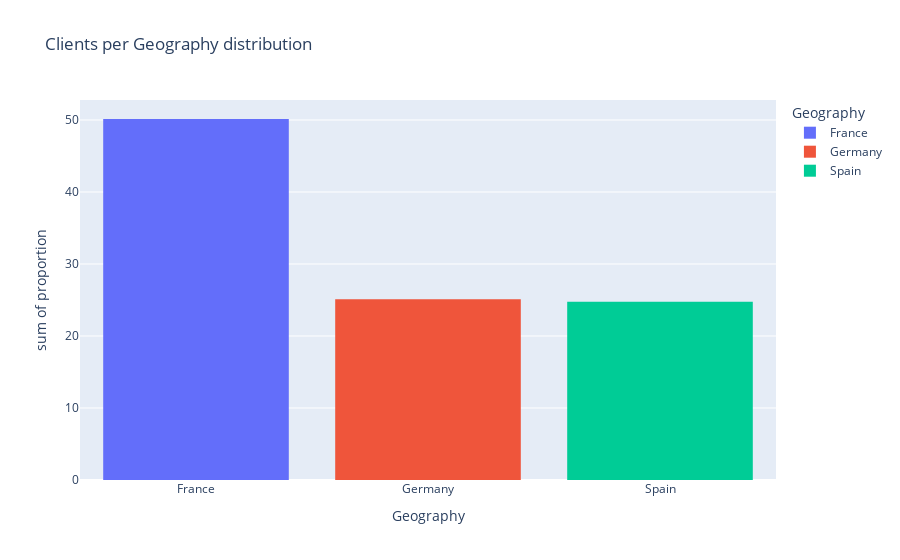

The code cell stored with this chart in its notebook:
### Code cell
#creamos el gráfico para ver la distribución de clientes por geografía
fig = px.histogram(geography_percent, y='proportion', x="Geography", color="Geography", title='Clients per Geography distribution')
fig.show()

### Figure 1 — Plotly figure (JSON) as saved in the notebook; plotly's stock layout.template omitted (floating-point values rounded to 4 significant figures)
{"data": [{"alignmentgroup": "True", "bingroup": "x", "histfunc": "sum", "hovertemplate": "Geography=%{x}<br>sum of proportion=%{y}<extra></extra>", "legendgroup": "France", "marker": {"color": "#636efa", "pattern": {"shape": ""}}, "name": "France", "offsetgroup": "France", "orientation": "v", "showlegend": true, "type": "histogram", "x": ["France"], "xaxis": "x", "y": [50.14], "yaxis": "y"}, {"alignmentgroup": "True", "bingroup": "x", "histfunc": "sum", "hovertemplate": "Geography=%{x}<br>sum of proportion=%{y}<extra></extra>", "legendgroup": "Germany", "marker": {"color": "#EF553B", "pattern": {"shape": ""}}, "name": "Germany", "offsetgroup": "Germany", "orientation": "v", "showlegend": true, "type": "histogram", "x": ["Germany"], "xaxis": "x", "y": [25.09], "yaxis": "y"}, {"alignmentgroup": "True", "bingroup": "x", "histfunc": "sum", "hovertemplate": "Geography=%{x}<br>sum of proportion=%{y}<extra></extra>", "legendgroup": "Spain", "marker": {"color": "#00cc96", "pattern": {"shape": ""}}, "name": "Spain", "offsetgroup": "Spain", "orientation": "v", "showlegend": true, "type": "histogram", "x": ["Spain"], "xaxis": "x", "y": [24.77], "yaxis": "y"}], "layout": {"barmode": "relative", "legend": {"title": {"text": "Geography"}, "tracegroupgap": 0}, "title": {"text": "Clients per Geography distribution"}, "xaxis": {"anchor": "y", "categoryarray": ["France", "Germany", "Spain"], "categoryorder": "array", "domain": [0, 1], "title": {"text": "Geography"}}, "yaxis": {"anchor": "x", "domain": [0, 1], "title": {"text": "sum of proportion"}}}}
